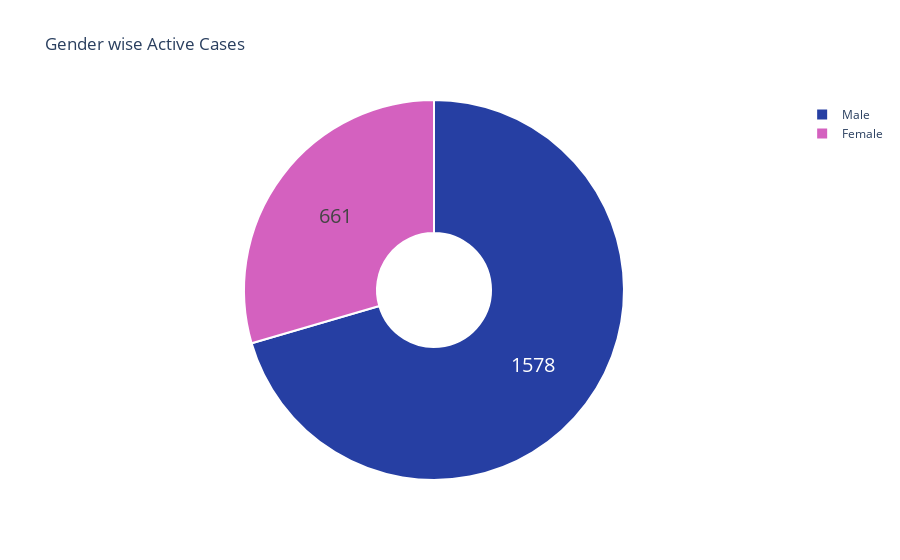

Notebook cell for this chart:
### Markdown cell above
# Gender wise insights of COVID-19 cases in india

### Code cell
tempa = p_df[['current_status','gender']].dropna()
actv = tempa[tempa['current_status'] == 'Hospitalized']
a_f = len(actv[actv['gender'] == 'F'])
a_m = len(actv[actv['gender'] == 'M'])
fig = go.Figure(data=[go.Pie(labels=['Male','Female'],
                             values= [a_m,a_f],hole =.3)])
fig.update_traces(hoverinfo='label+percent', textinfo='value', textfont_size=20,
                  marker=dict(colors=['#263fa3', '#d461bf'], line=dict(color='#FFFFFF', width=2)))
fig.update_layout(title_text='Gender wise Active Cases',plot_bgcolor='rgb(275, 270, 273)')
fig.show()

### Figure 1 — Plotly figure (JSON) as saved in the notebook; plotly's stock layout.template omitted (floating-point values rounded to 4 significant figures)
{"data": [{"hole": 0.3, "hoverinfo": "label+percent", "labels": ["Male", "Female"], "marker": {"colors": ["#263fa3", "#d461bf"], "line": {"color": "#FFFFFF", "width": 2}}, "textfont": {"size": 20}, "textinfo": "value", "type": "pie", "values": [1578, 661]}], "layout": {"plot_bgcolor": "rgb(275, 270, 273)", "title": {"text": "Gender wise Active Cases"}}}
